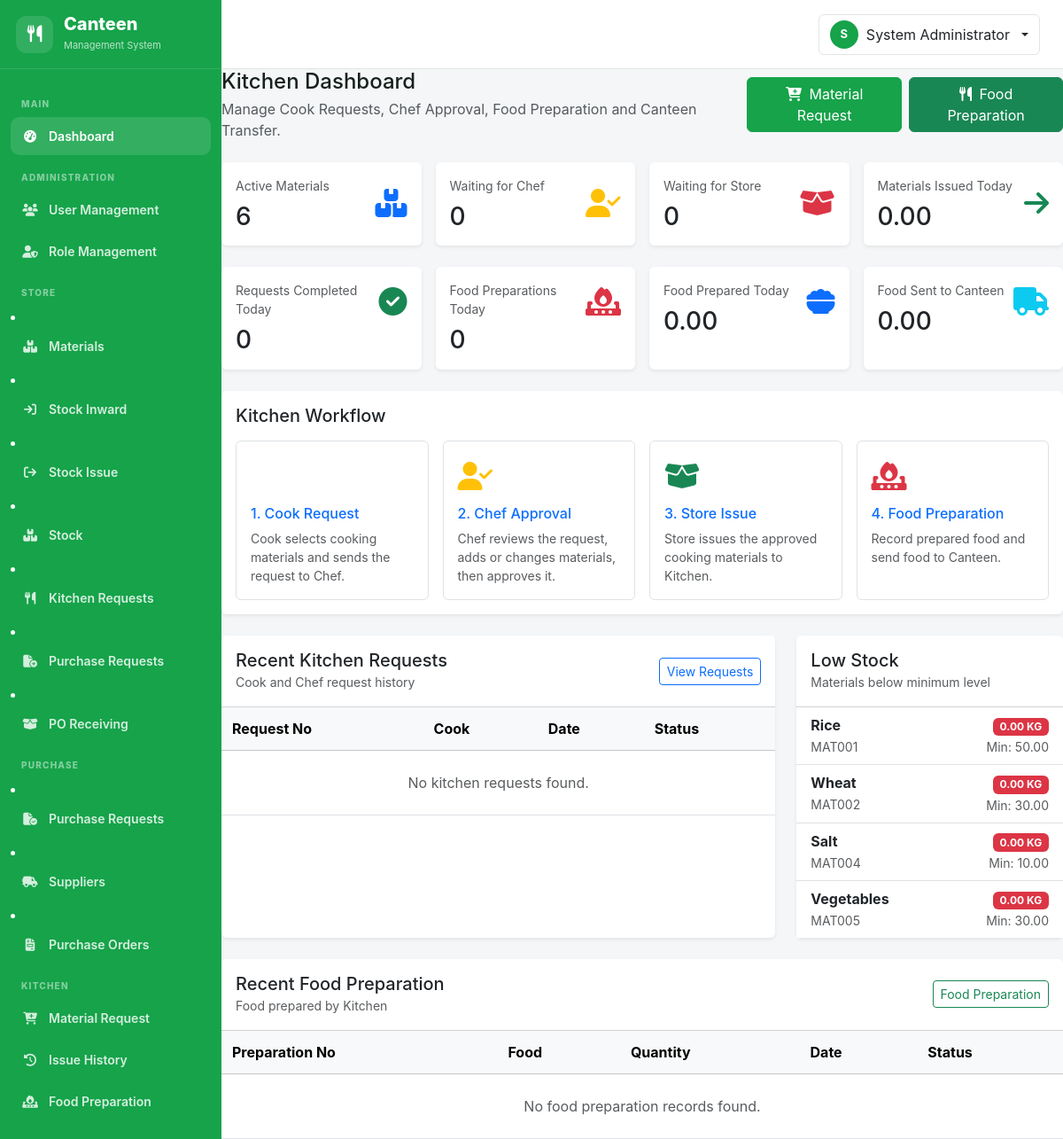
The app's page /kitchen/dashboard.php (signed in), older data.
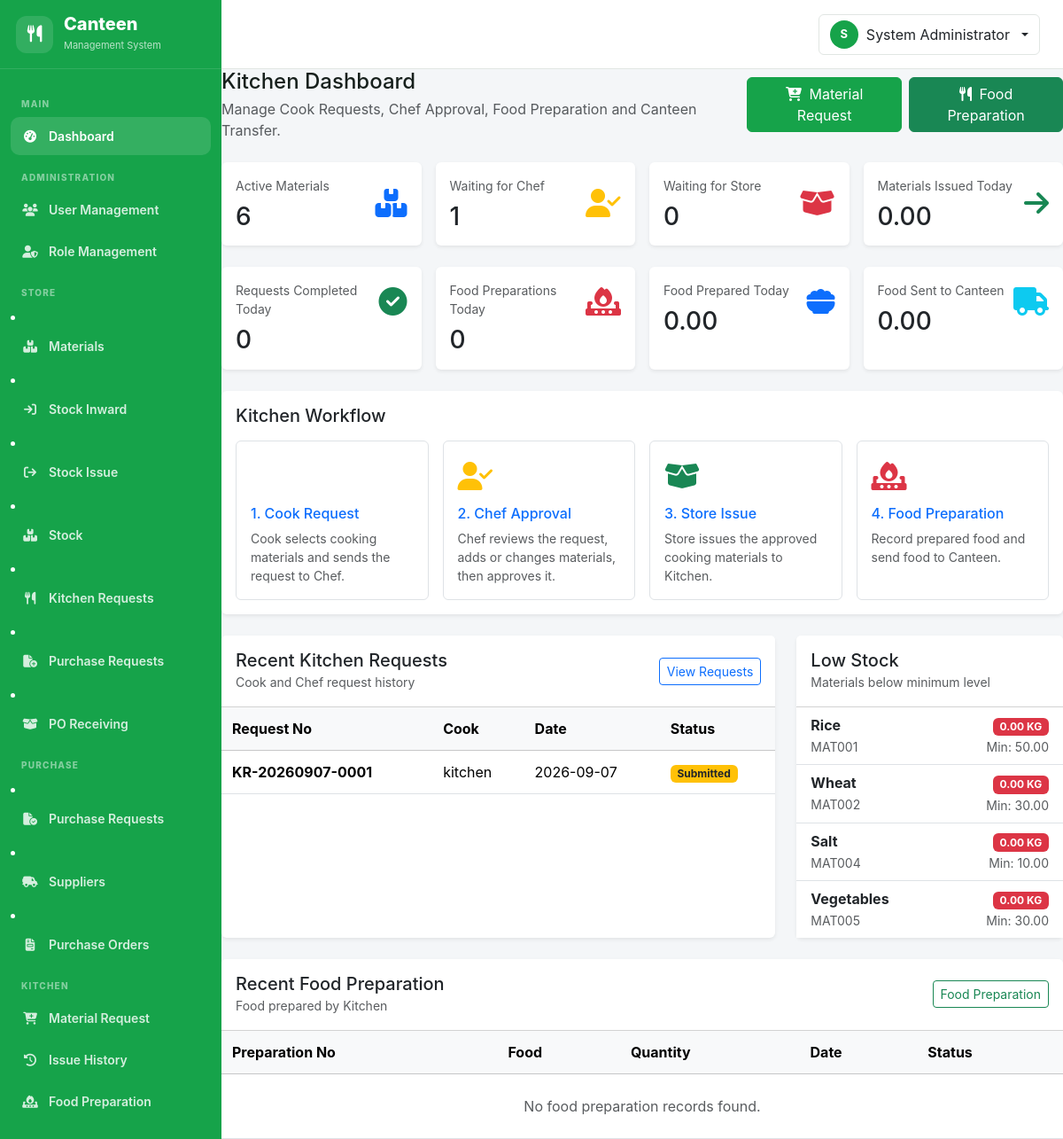
The same page, newer data.
### tables this page shows
CREATE TABLE `materials` (
  `id` int(10) UNSIGNED NOT NULL,
  `material_code` varchar(50) DEFAULT NULL,
  `material_name` varchar(150) NOT NULL,
  `category` varchar(100) DEFAULT NULL,
  `unit` varchar(50) NOT NULL,
  `minimum_stock` decimal(12,2) DEFAULT 0.00,
  `current_stock` decimal(12,2) DEFAULT 0.00,
  `status` enum('Enable','Disabled') DEFAULT 'Enable',
  `created_at` datetime DEFAULT current_timestamp(),
  `updated_at` datetime DEFAULT NULL ON UPDATE current_timestamp()
);

CREATE TABLE `kitchen_requests` (
  `id` int(10) UNSIGNED NOT NULL,
  `request_no` varchar(60) NOT NULL,
  `requested_by` int(10) UNSIGNED NOT NULL,
  `request_date` date NOT NULL,
  `status` enum('Draft','Submitted','Chef Approved','Sent to Store','Partially Issued','Completed','Rejected') NOT NULL DEFAULT 'Submitted',
  `cook_remarks` text DEFAULT NULL,
  `chef_remarks` text DEFAULT NULL,
  `approved_by` int(10) UNSIGNED DEFAULT NULL,
  `approved_at` datetime DEFAULT NULL,
  `sent_to_store_at` datetime DEFAULT NULL,
  `created_at` datetime NOT NULL DEFAULT current_timestamp(),
  `updated_at` datetime DEFAULT NULL ON UPDATE current_timestamp()
);

CREATE TABLE `users` (
  `id` int(10) UNSIGNED NOT NULL,
  `role_id` int(10) UNSIGNED NOT NULL,
  `employee_code` varchar(50) DEFAULT NULL,
  `employee_name` varchar(150) NOT NULL,
  `email` varchar(150) NOT NULL,
  `password` varchar(255) NOT NULL,
  `status` enum('Enable','Disabled') NOT NULL DEFAULT 'Enable',
  `created_at` datetime NOT NULL DEFAULT current_timestamp(),
  `updated_at` datetime DEFAULT NULL ON UPDATE current_timestamp()
);

### includes/functions.php (called while the page is built, shortened)
<?php
function e(?string $value): string {
    return htmlspecialchars($value ?? '', ENT_QUOTES, 'UTF-8');
}

### kitchen/dashboard.php (the view, shortened to what the changed rows need)
<?php
require_once __DIR__ . '/../config/database.php';
require_once __DIR__ . '/../includes/functions.php';
$stmt = $con->query("
    SELECT COUNT(*)
    FROM kitchen_requests
    WHERE status = 'Submitted'
");
$pendingChefApproval = (int) $stmt->fetchColumn();
$stmt = $con->query("
    SELECT
        kr.id,
        kr.request_no,
        kr.request_date,
        kr.status,
        kr.cook_remarks,
        kr.chef_remarks,
        u.employee_name
    FROM kitchen_requests kr
    LEFT JOIN users u
        ON u.id = kr.requested_by
    ORDER BY kr.id DESC
    LIMIT 10
");
$recentRequests = $stmt->fetchAll();
$stmt = $con->query("
    SELECT
        material_code,
        material_name,
        unit,
        current_stock,
        minimum_stock
    FROM materials
    WHERE status = 'Enable'
      AND current_stock <= minimum_stock
    ORDER BY current_stock ASC
    LIMIT 10
");
$lowStockMaterials = $stmt->fetchAll();
require_once __DIR__ . '/../includes/header.php';
?>
<div class="main-content">
    <div class="row g-3 mb-4">
        <div class="col-xl-3 col-md-6">
            <div class="card border-0 shadow-sm h-100">
                <div class="card-body">
                    <div
                        class="d-flex justify-content-between align-items-center"
                    >
                        <div>
                            <div class="text-muted small">
                                Waiting for Chef
                            </div>
                            <h3 class="mb-0 mt-2">
                                <?= $pendingChefApproval ?>
                            </h3>
                        </div>
                    </div>
                </div>
            </div>
        </div>
    </div>
    <div class="row g-4">
        <div class="col-lg-8">
            <div class="card border-0 shadow-sm h-100">
                <div class="card-body p-0">
                    <div class="table-responsive">
                        <table class="table table-hover mb-0">
                            <thead class="table-light">
                                <tr>
                                    <th>
                                        Request No
                                    </th>
                                    <th>
                                        Cook
                                    </th>
                                    <th>
                                        Date
                                    </th>
                                    <th>
                                        Status
                                    </th>
                                </tr>
                            </thead>
                            <tbody>
                            <?php if (
                                empty($recentRequests)
                            ): ?>
                                <tr>
                                    <td
                                        colspan="4"
                                        class="text-center text-muted py-4"
                                    >
                                        No kitchen requests found.
                                    </td>
                                </tr>
                            <?php else: ?>
                                <?php foreach (
                                    $recentRequests
                                    as $request
                                ): ?>
                                    <tr>
                                        <td>
                                            <strong>
                                                <?= e(
                                                    $request['request_no']
                                                ) ?>
                                            </strong>
                                        </td>
                                        <td>
                                            <?= e(
                                                $request['employee_name']
                                                ?? '-'
                                            ) ?>
                                        </td>
                                        <td>
                                            <?= e(
                                                $request['request_date']
                                            ) ?>
                                        </td>
                                        <td>
                                        <?php
                                        $status =
                                            $request['status'];
                                        $badgeClass =
                                            'bg-secondary';
                                        if (
                                            $status ===
                                            'Submitted'
                                        ) {
                                            $badgeClass =
                                                'bg-warning text-dark';
                                        } elseif (
                                            $status ===
                                            'Chef Approved'
                                        ) {
                                            $badgeClass =
                                                'bg-primary';
                                        } elseif (
                                            $status ===
                                            'Sent to Store'
                                        ) {
                                            $badgeClass =
                                                'bg-info text-dark';
                                        } elseif (
                                            $status ===
                                            'Partially Issued'
                                        ) {
                                            $badgeClass =
                                                'bg-warning text-dark';
                                        } elseif (
                                            $status ===
                                            'Completed'
                                        ) {
                                            $badgeClass =
                                                'bg-success';
                                        } elseif (
                                            $status ===
                                            'Rejected'
                                        ) {
                                            $badgeClass =
                                                'bg-danger';
                                        }
                                        ?>
                                            <span
                                                class="badge <?= $badgeClass ?>"
                                            >
                                                <?= e(
                                                    $status
                                                ) ?>
                                            </span>
                                        </td>
                                    </tr>
                                <?php endforeach; ?>
                            <?php endif; ?>
                            </tbody>
                        </table>
                    </div>
                </div>
            </div>
        </div>
        <div class="col-lg-4">
            <div class="card border-0 shadow-sm h-100">
                <div class="card-body p-0">
                    <div class="list-group list-group-flush">
                    <?php if (
                        empty($lowStockMaterials)
                    ): ?>
                        <div
                            class="text-center text-muted py-4"
                        >
                            <i
                                class="fa-solid fa-circle-check fs-3 text-success mb-2"
                            ></i>
                            <br>
                            No low stock materials.
                        </div>
                    <?php else: ?>
                        <?php foreach (
                            $lowStockMaterials
                            as $material
                        ): ?>
                            <div
                                class="list-group-item"
                            >
                                <div
                                    class="d-flex justify-content-between"
                                >
                                    <div>
                                        <strong>
                                            <?= e(
                                                $material['material_name']
                                            ) ?>
                                        </strong>
                                        <br>
                                        <small
                                            class="text-muted"
                                        >
                                            <?= e(
                                                $material['material_code']
                                            ) ?>
                                        </small>
                                    </div>
                                    <div
                                        class="text-end"
                                    >
                                        <span
                                            class="badge bg-danger"
                                        >
                                            <?= number_format(
                                                (float)
                                                $material['current_stock'],
                                                2
                                            ) ?>
                                            <?= e(
                                                $material['unit']
                                            ) ?>
                                        </span>
                                        <br>
                                        <small
                                            class="text-muted"
                                        >
                                            Min:
                                            <?= number_format(
                                                (float)
                                                $material['minimum_stock'],
                                                2
                                            ) ?>
                                        </small>
                                    </div>
                                </div>
                            </div>
                        <?php endforeach; ?>
                    <?php endif; ?>
                    </div>
                </div>
            </div>
        </div>
    </div>
    <div class="card border-0 shadow-sm mt-4">
        <div class="card-body p-0">
            <div class="table-responsive">
                <table class="table table-hover mb-0">
                    <thead class="table-light">
                        <tr>
                            <th>
                                Preparation No
                            </th>
                            <th>
                                Food
                            </th>
                            <th>
                                Quantity
                            </th>
                            <th>
                                Date
                            </th>
                            <th>
                                Status
                            </th>
                        </tr>
                    </thead>
                </table>
            </div>
        </div>
    </div>
</div>
<?php
require_once __DIR__ . '/../includes/footer.php';
?>

Row changes from the older to the newer data that the page shows:
added kitchen_requests: request_no "KR-20260907-0001", requested_by.employee_name "kitchen", request_date "2026-09-07", status "Submitted"
Text that changed along with them:
$pendingChefApproval: "0" → "1"
text no longer shown: "No kitchen requests found."
